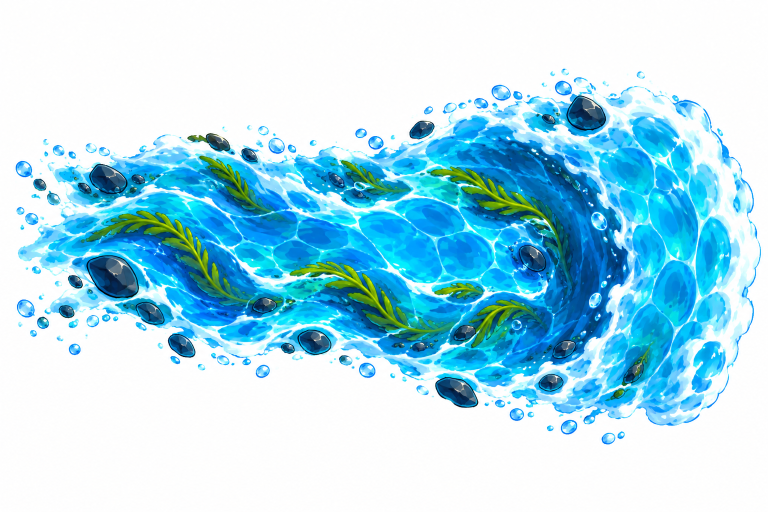
#> input picture art/guardians/tartaruga/corrente_2-onda.png, 1536 x 1024 px, found by its file name (shown at 1/2 size)
$ python prepare-turtle-wave.py art/guardians/tartaruga/corrente_2-onda.png
#> lines starting #> are read from the running program, lines starting #| are printed output that depends on the picture; after the words box and inside, x2 and y2 are one past the last pixel; in counts of white or black regions, pixels touching at a corner belong together
# Onda da Correnteza II (Tartaruga): a arte vem com fundo branco chapado e precisa virar PNG com alfa
# para `ArtEffects.travel` poder correr com ela pela rota.
#
#   python scripts/prepare-turtle-wave.py art/guardians/tartaruga/corrente_2-onda.png
#
# O fundo NÃO sai por "todo pixel branco vira transparente": a crista e a espuma da própria onda são
# brancas, e essa regra abriria buracos justamente no que importa. Sai por preenchimento a partir da
# borda — só o branco CONECTADO à moldura da imagem é fundo —, com uma franja de alfa parcial nos
# pixels de transição para a silhueta não ficar serrilhada.
from PIL import Image
import numpy as np
import os
import sys
from scipy import ndimage

OUT = "public/assets/guardians/tartaruga/corrente_2/ability.png"
# Largura final. A onda é esticada em tempo de jogo até o raio do empurrão (~200px), então isto é folga
# de sobra e mantém o arquivo no tamanho dos outros assets de Guardião.
WIDTH = 480
NEAR_WHITE = 232  # a partir daqui um pixel conta como candidato a fundo
SOLID_WHITE = 250  # daqui para cima o fundo é branco puro (alfa 0); entre os dois, franja


def main(src: str) -> None:
    rgb = np.array(Image.open(src).convert("RGB")).astype(int)
    darkest = rgb.min(axis=2)
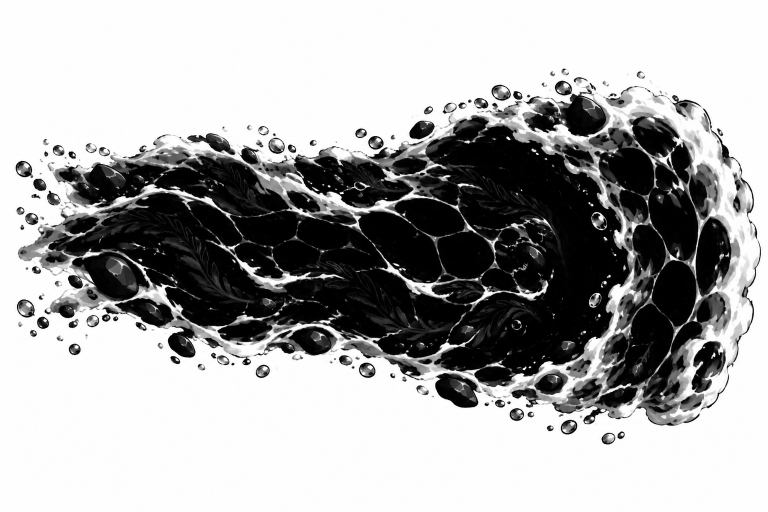
#> darkest: shape (1024, 1536) int64 (shown at 1/2 size); min 0, max 255, mean 168.9
    # Fundo = branco que se alcança a partir da borda sem atravessar a onda.
    candidate = darkest >= NEAR_WHITE
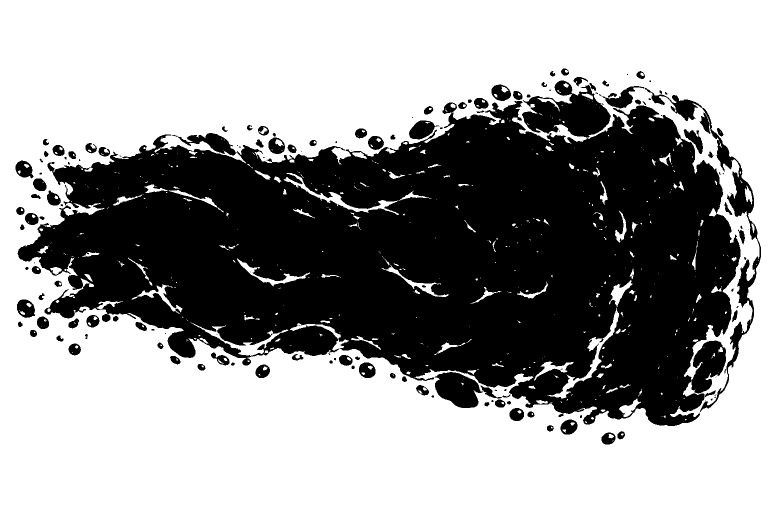
#> candidate: shape (1024, 1536) bool (shown at 1/2 size); 59.7% white; 157 black regions (56 under 20 px), largest, box (x1, y1, x2, y2) and area: (35, 202, 1481, 852) 582519, (1198, 172, 1522, 824) 12128, (1044, 161, 1222, 275) 11407
    labels, _ = ndimage.label(candidate)
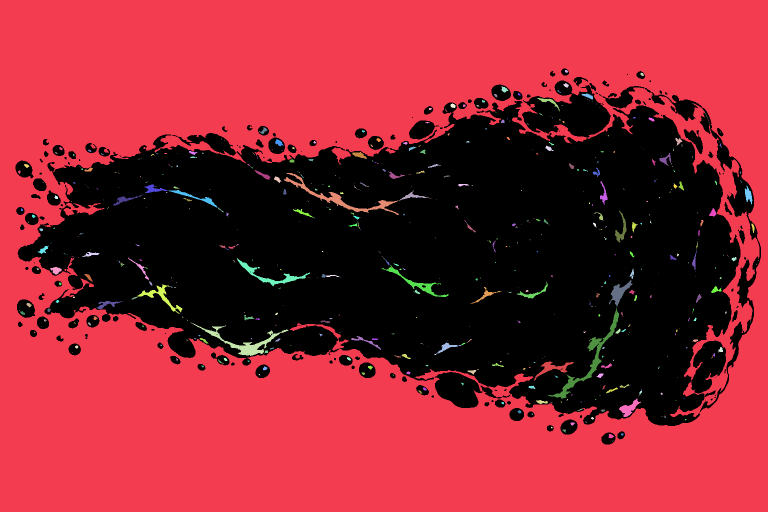
#> labels: shape (1024, 1536) int32 (shown at 1/2 size); 693 distinct labels, from 0 to 692; one colour per label, 0 black
    border = set(labels[0].tolist() + labels[-1].tolist() + labels[:, 0].tolist() + labels[:, -1].tolist())
#> border = 1 item
    border.discard(0)
    background = np.isin(labels, list(border))
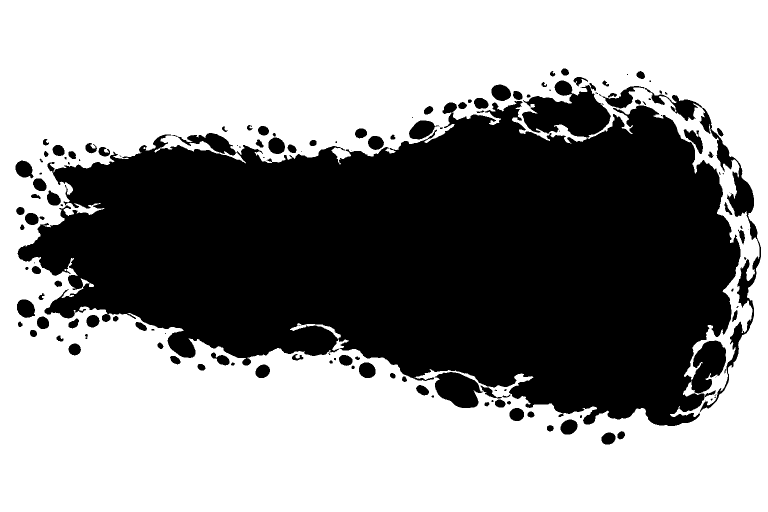
#> background: shape (1024, 1536) bool (shown at 1/2 size); 57.9% white; 147 black regions (47 under 20 px), largest, box (x1, y1, x2, y2) and area: (35, 202, 1481, 852) 607222, (1198, 172, 1522, 824) 12570, (1044, 161, 1222, 275) 11901

    alpha = np.full(darkest.shape, 255, np.uint8)
    # Franja: quanto mais perto do branco puro, mais transparente. Sem isto a borda da onda fica em
    # degraus, porque o desenho chega ao fundo por um gradiente de dois ou três pixels.
    fringe = np.clip((SOLID_WHITE - darkest) * (255 / (SOLID_WHITE - NEAR_WHITE)), 0, 255)
    alpha[background] = fringe[background].astype(np.uint8)
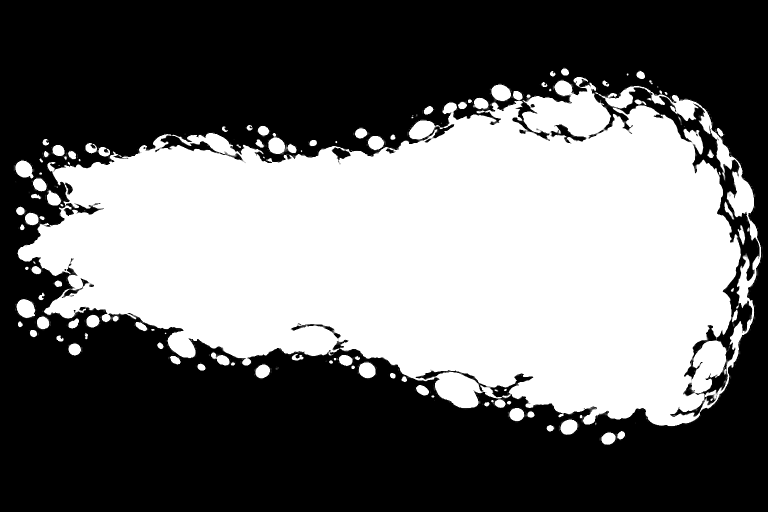
#> alpha: shape (1024, 1536) (shown at 1/2 size); min 0, max 255, mean 108.4

    out = np.dstack([rgb.astype(np.uint8), alpha])
    ys, xs = np.where(alpha > 8)
    out = out[ys.min() : ys.max() + 1, xs.min() : xs.max() + 1]
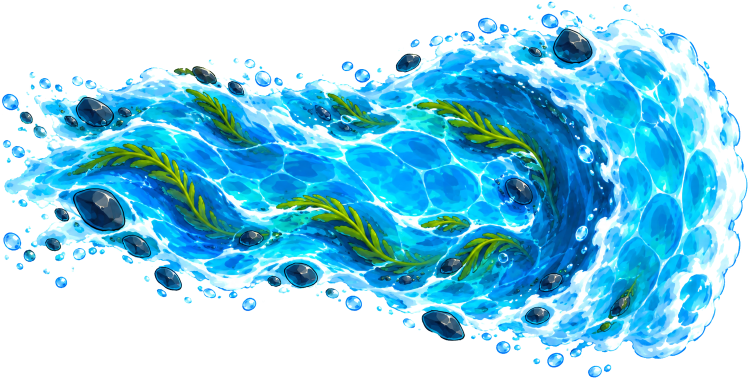
#> out: shape (757, 1499, 4) (shown at 1/2 size); mean R, G, B, A 138.1, 206.1, 229.3, 150.2; transparent parts drawn white
    image = Image.fromarray(out, "RGBA")
    image = image.resize((WIDTH, round(image.height * WIDTH / image.width)), Image.LANCZOS)
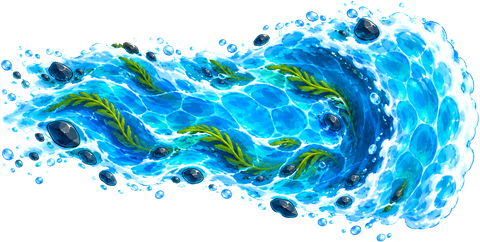
#> image: PIL image 480x242 RGBA; mean R, G, B, A 45.5, 116, 140.3, 150.2; transparent parts drawn white
    os.makedirs(os.path.dirname(OUT), exist_ok=True)
    image.save(OUT)
    print(f"{image.size[0]}x{image.size[1]} {OUT}")
#| 480x242 public/assets/guardians/tartaruga/corrente_2/ability.png


if __name__ == "__main__":
    main(sys.argv[1] if len(sys.argv) > 1 else "art/guardians/tartaruga/corrente_2-onda.png")
